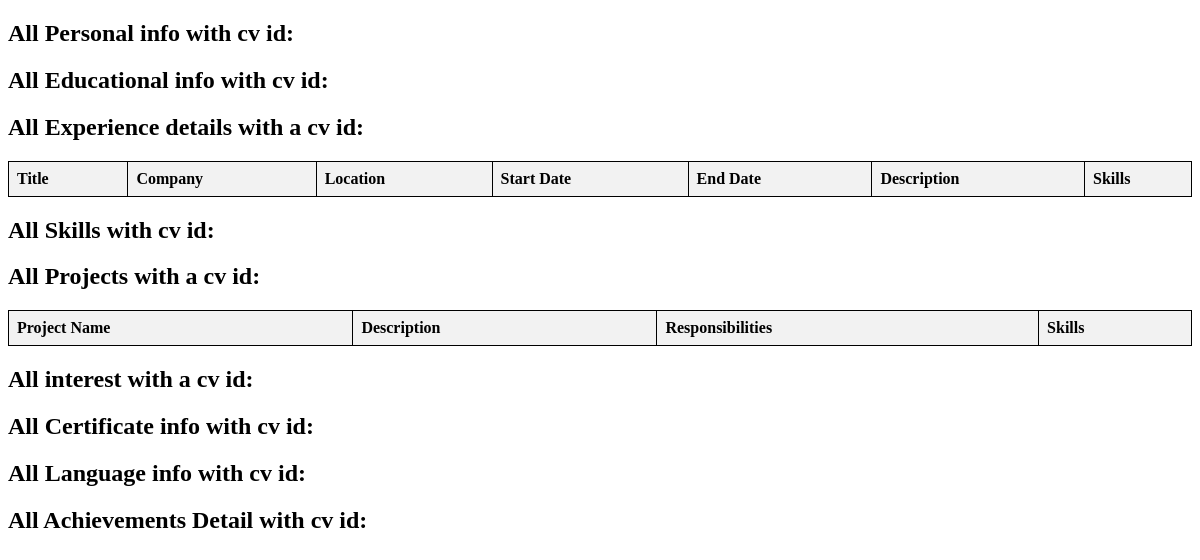
The app's page /queryall/3, older data.
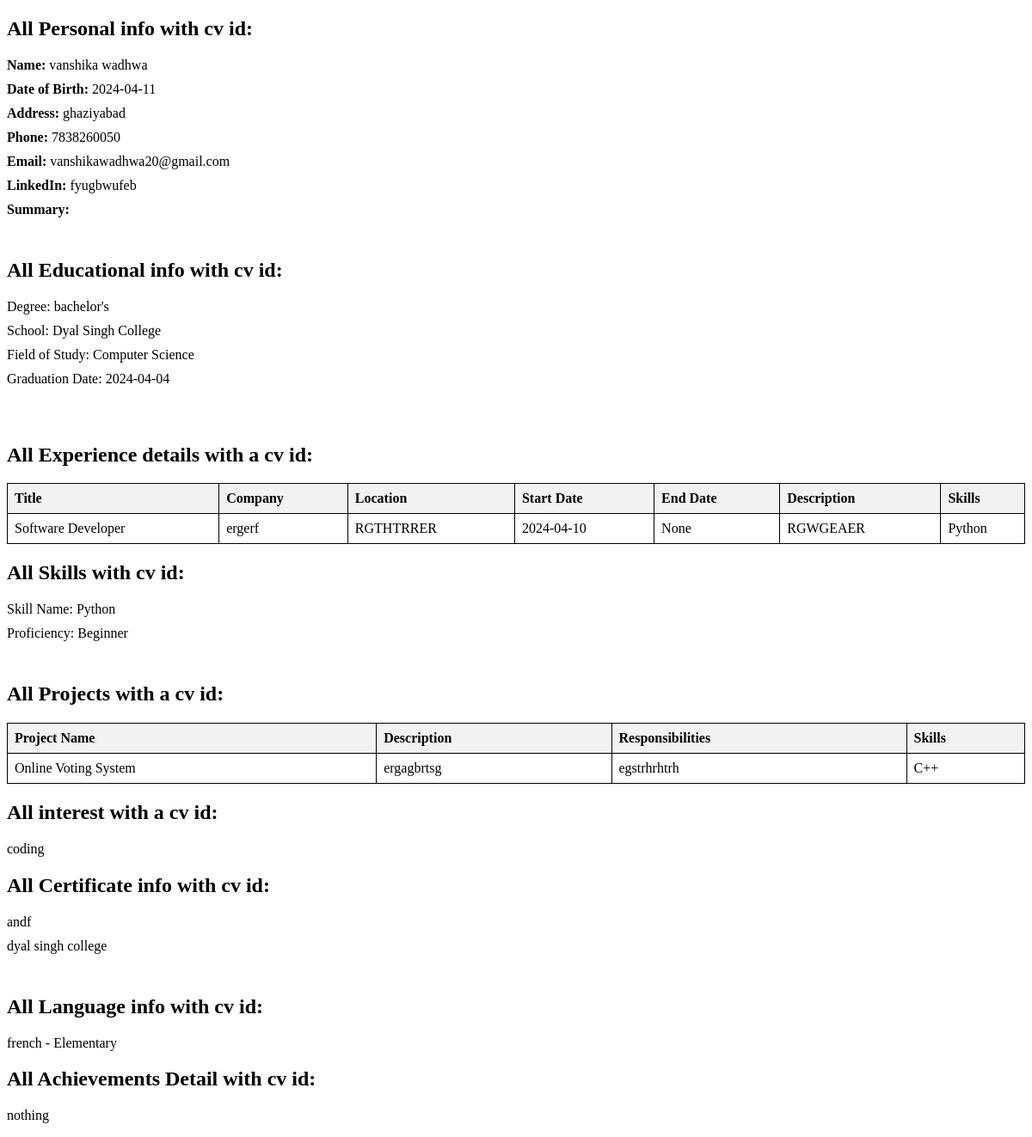
The same page, newer data.
### app.py (models this page shows)
class PersonalInformation(db.Model):
    PersonalInfoID = db.Column(db.Integer, primary_key=True)
    Userid = db.Column(db.Integer, db.ForeignKey("user.Userid"), nullable=False)
    CV_ID = db.Column(
        db.Integer, db.ForeignKey("cv.CV_ID"), nullable=False
    )  # New column for CV ID
    Fname = db.Column(db.String(100), nullable=False)
    Lname = db.Column(db.String(100), nullable=False)
    DOB = db.Column(db.Date, nullable=False)
    Address = db.Column(db.String(255), nullable=False)
    Phn = db.Column(db.String(20), nullable=False)
    Email = db.Column(db.String(100), nullable=False)
    LinkedIn = db.Column(db.String(255))
    Summary = db.Column(db.Text)

class Education(db.Model):
    Edu_ID = db.Column(db.Integer, primary_key=True)
    CV_ID = db.Column(db.Integer, db.ForeignKey("cv.CV_ID"), nullable=False)
    Userid = db.Column(db.Integer, db.ForeignKey("user.Userid"), nullable=False)
    Degree = db.Column(db.String(255), nullable=False)
    School = db.Column(db.String(255), nullable=False)
    FieldofStudy = db.Column(db.String(255), nullable=False)
    Grad_date = db.Column(db.Date, nullable=True)

class Experience(db.Model):
    __tablename__ = "experience"
    ExpID = db.Column(db.Integer, primary_key=True)
    CV_ID = db.Column(db.Integer, db.ForeignKey("cv.CV_ID"), nullable=False)
    Userid = db.Column(db.Integer, db.ForeignKey("user.Userid"), nullable=False)
    current_job = db.Column(db.Boolean, default=False)
    title = db.Column(db.String(255), nullable=False)
    company = db.Column(db.String(255), nullable=False)
    location = db.Column(db.String(255), nullable=False)  # Renamed from Location
    start_date = db.Column(db.Date, nullable=False)  # Renamed from StartDate
    end_date = db.Column(db.Date, nullable=True)  # Renamed from EndDate
    description = db.Column(db.String(255), nullable=False)  # Renamed from Desc
    skill_id = db.Column(db.Integer, db.ForeignKey("skills.SkillID"))

class Skills(db.Model):
    __tablename__ = "skills"
    SkillID = db.Column(db.Integer, primary_key=True)
    Userid = db.Column(db.Integer, db.ForeignKey("user.Userid"), nullable=False)
    CV_ID = db.Column(db.Integer, db.ForeignKey("cv.CV_ID"), nullable=False)
    skill_name = db.Column(db.String(255), nullable=False)  # Renamed from Skillname
    proficiency = db.Column(db.String(255), nullable=False)

class Project(db.Model):
    ProjectID = db.Column(db.Integer, primary_key=True)
    CV_ID = db.Column(db.Integer, db.ForeignKey("cv.CV_ID"), nullable=False)
    Userid = db.Column(db.Integer, db.ForeignKey("user.Userid"), nullable=False)
    skill_id = db.Column(db.Integer, db.ForeignKey("skills.SkillID"))
    PrjtName = db.Column(db.String(255), nullable=False)
    Desc = db.Column(db.String(255), nullable=False)
    Responsibilities = db.Column(db.String(255), nullable=False)

class Interest(db.Model):
    CV_ID = db.Column(db.Integer, db.ForeignKey("cv.CV_ID"), nullable=False)
    InterestID = db.Column(db.Integer, primary_key=True)
    Userid = db.Column(db.Integer, db.ForeignKey("user.Userid"), nullable=False)
    interest_name = db.Column(db.String(255), nullable=False)

class Certificates(db.Model):
    CertificateID = db.Column(db.Integer, primary_key=True)
    CV_ID = db.Column(db.Integer, db.ForeignKey("cv.CV_ID"), nullable=False)
    Userid = db.Column(db.Integer, db.ForeignKey("user.Userid"), nullable=False)
    Name = db.Column(db.String(255), nullable=False)
    Issuer = db.Column(db.String(255), nullable=False)

class Language(db.Model):
    CV_ID = db.Column(db.Integer, db.ForeignKey("cv.CV_ID"), nullable=False)
    LanguageID = db.Column(db.Integer, primary_key=True)
    Userid = db.Column(db.Integer, db.ForeignKey("user.Userid"), nullable=False)
    LangName = db.Column(db.String(100), nullable=False)
    Proficiency_Lang = db.Column(db.String(50), nullable=False)

class Achievement(db.Model):
    CV_ID = db.Column(db.Integer, db.ForeignKey("cv.CV_ID"), nullable=False)
    AchievID = db.Column(db.Integer, primary_key=True)
    Userid = db.Column(db.Integer, db.ForeignKey("user.Userid"), nullable=False)
    desc = db.Column(db.String(255), nullable=False)

### app.py (the view)
@app.route("/queryall/<int:cv_id>")
def queryall(cv_id):
    personal_info = PersonalInformation.query.filter_by(CV_ID=cv_id).all()
    education_details = Education.query.filter_by(CV_ID=cv_id).all()
    Skill_details = Skills.query.filter_by(CV_ID=cv_id).all()
    Certificates_details = Certificates.query.filter_by(CV_ID=cv_id).all()
    interest_details = Interest.query.filter_by(CV_ID=cv_id).all()
    language_details = Language.query.filter_by(CV_ID=cv_id).all()
    Achievement_details = Achievement.query.filter_by(CV_ID=cv_id).all()
    experiences = Experience.query.filter_by(CV_ID=cv_id).all()
    experience_skills = {}
    for experience in experiences:
        skill_ids = [
            experience.skill_id
        ]  # Assuming skill_id is a comma-separated string of skill IDs
        skill_names = [
            skill.skill_name
            for skill in Skills.query.filter(Skills.SkillID.in_(skill_ids))
        ]
        experience_skills[experience.ExpID] = skill_names
    projects = Project.query.filter_by(CV_ID=cv_id).all()
    project_skills = {}
    for project in projects:
        skill_ids = [
            project.skill_id
        ]  # Assuming skill_id is a comma-separated string of skill IDs
        skill_names = [
            skill.skill_name
            for skill in Skills.query.filter(Skills.SkillID.in_(skill_ids))
        ]
        project_skills[project.ProjectID] = skill_names
    return render_template(
        "Queries_all.html",
        Certificates_details=Certificates_details,
        personal_info=personal_info,
        education_details=education_details,
        experiences=experiences,
        experience_skills=experience_skills,
        Skill_details=Skill_details,
        projects=projects,
        project_skills=project_skills,
        interest_details=interest_details,
        language_details=language_details,
        Achievement_details=Achievement_details,
    )

### templates/Queries_all.html (shortened to what this page needs)
<!DOCTYPE html>
<html lang="en">
<head>
</head>
<body>
    <h2>All Personal info with cv id:</h2>
    <ul>
        {% for info in personal_info %}
            <li><strong>Name:</strong> {{ info.Fname }} {{ info.Lname }}</li>
            <li><strong>Date of Birth:</strong> {{ info.DOB }}</li>
            <li><strong>Address:</strong> {{ info.Address }}</li>
            <li><strong>Phone:</strong> {{ info.Phn }}</li>
            <li><strong>Email:</strong> {{ info.Email }}</li>
            <li><strong>LinkedIn:</strong> {{ info.LinkedIn }}</li>
            <li><strong>Summary:</strong> {{ info.Summary }}</li>
            <br>
        {% endfor %}
    </ul>
    <h2>All Educational info with cv id:</h2>
    <ul>
    {% for edu in education_details %}
        <li>Degree: {{ edu.Degree }}</li>
        <li>School: {{ edu.School }}</li>
        <li>Field of Study: {{ edu.FieldofStudy }}</li>
        <li>Graduation Date: {{ edu.Grad_date }}</li><br><br>
    {% endfor %}
    </ul>
    <h2>All Experience details with a cv id:</h2>
    <table>
        <thead>
            <tr>
                <th>Title</th>
                <th>Company</th>
                <th>Location</th>
                <th>Start Date</th>
                <th>End Date</th>
                <th>Description</th>
                <th>Skills</th>
            </tr>
        </thead>
        <tbody>
            {% for experience in experiences %}
                <tr>
                    <td>{{ experience.title }}</td>
                    <td>{{ experience.company }}</td>
                    <td>{{ experience.location }}</td>
                    <td>{{ experience.start_date }}</td>
                    <td>{{ experience.end_date }}</td>
                    <td>{{ experience.description }}</td>
                    <td>
                        {% for skill in experience_skills[experience.ExpID] %}
                            {{ skill }}{% if not loop.last %}, {% endif %}
                        {% endfor %}
                    </td>
                </tr>
            {% endfor %}
        </tbody>
    </table>
    <h2>All Skills with cv id:</h2>
    <ul>
    {% for skill in Skill_details %}
        <li>Skill Name: {{ skill.skill_name }}</li>
        <li>Proficiency: {{ skill.proficiency }}</li><br>
    {% endfor %}
    </ul>
    <h2>All Projects with a cv id:</h2>
    <table>
        <thead>
            <tr>
                <th>Project Name</th>
                <th>Description</th>
                <th>Responsibilities</th>
                <th>Skills</th>
            </tr>
        </thead>
        <tbody>
            {% for project in projects %}
                <tr>
                    <td>{{ project.PrjtName }}</td>
                    <td>{{ project.Desc }}</td>
                    <td>{{ project.Responsibilities }}</td>
                    <td>
                        {% for skill in project_skills[project.ProjectID] %}
                            {{ skill }}{% if not loop.last %}, {% endif %}
                        {% endfor %}
                    </td>
                </tr>
            {% endfor %}
        </tbody>
    </table>
    <h2>All interest with a cv id:</h2>
    <ul>
    {% for interest in interest_details %}
        <li>{{ interest.interest_name }}</li>
    {% endfor %}
    </ul>
    <h2>All Certificate info with cv id:</h2>
    <ul>
    {% for cert in Certificates_details %}
        <li>{{ cert.Name }}</li>
        <li>{{ cert.Issuer }}</li><br>
    {% endfor %}
    </ul>
    <h2>All Language info with cv id:</h2>
    <ul>
    {% for language in language_details %}
        <li>{{ language.LangName }} - {{ language.Proficiency_Lang }}</li>
    {% endfor %}
    </ul>
    <h2>All Achievements Detail with cv id:</h2>
    <ul>
    {% for achievement in Achievement_details %}
        <li>{{ achievement.desc }}</li>
    {% endfor %}
    </ul>
</body>
</html>

### templates/Queries_all.html (style rules this page uses)
ul { list-style-type: none; padding: 0; }
li { margin-bottom: 10px; }
table { border-collapse: collapse; width: 100%; }
th, td { border: 1px solid black; padding: 8px; text-align: left; }
th { background-color: #f2f2f2; }
th:not(:last-child), td:not(:last-child) { padding-right: 20px; }

Row changes from the older to the newer data that the page shows:
added PersonalInformation: Fname "vanshika", Lname "wadhwa", DOB "2024-04-11", Address "ghaziyabad", Phn "7838260050", Email "vanshikawadhwa20@gmail.com", LinkedIn "fyugbwufeb"
added Education: Degree "bachelor's", School "Dyal Singh College", FieldofStudy "Computer Science", Grad_date "2024-04-04"
added Experience: title "Software Developer", company "ergerf", location "RGTHTRRER", start_date "2024-04-10", end_date "None", description "RGWGEAER"
now on this page (row unchanged): Skills: skill_name "Python", shown under "Software Developer"
added Skills: skill_name "Python", proficiency "Beginner", shown under "All Skills with cv id:"
added Project: PrjtName "Online Voting System", Desc "ergagbrtsg", Responsibilities "egstrhrhtrh"
now on this page (row unchanged): Skills: skill_name "C++", shown under "Online Voting System"
added Interest: interest_name "coding"
added Certificates: Name "andf", Issuer "dyal singh college"
added Language: LangName "french", Proficiency_Lang "Elementary"
added Achievement: desc "nothing"
